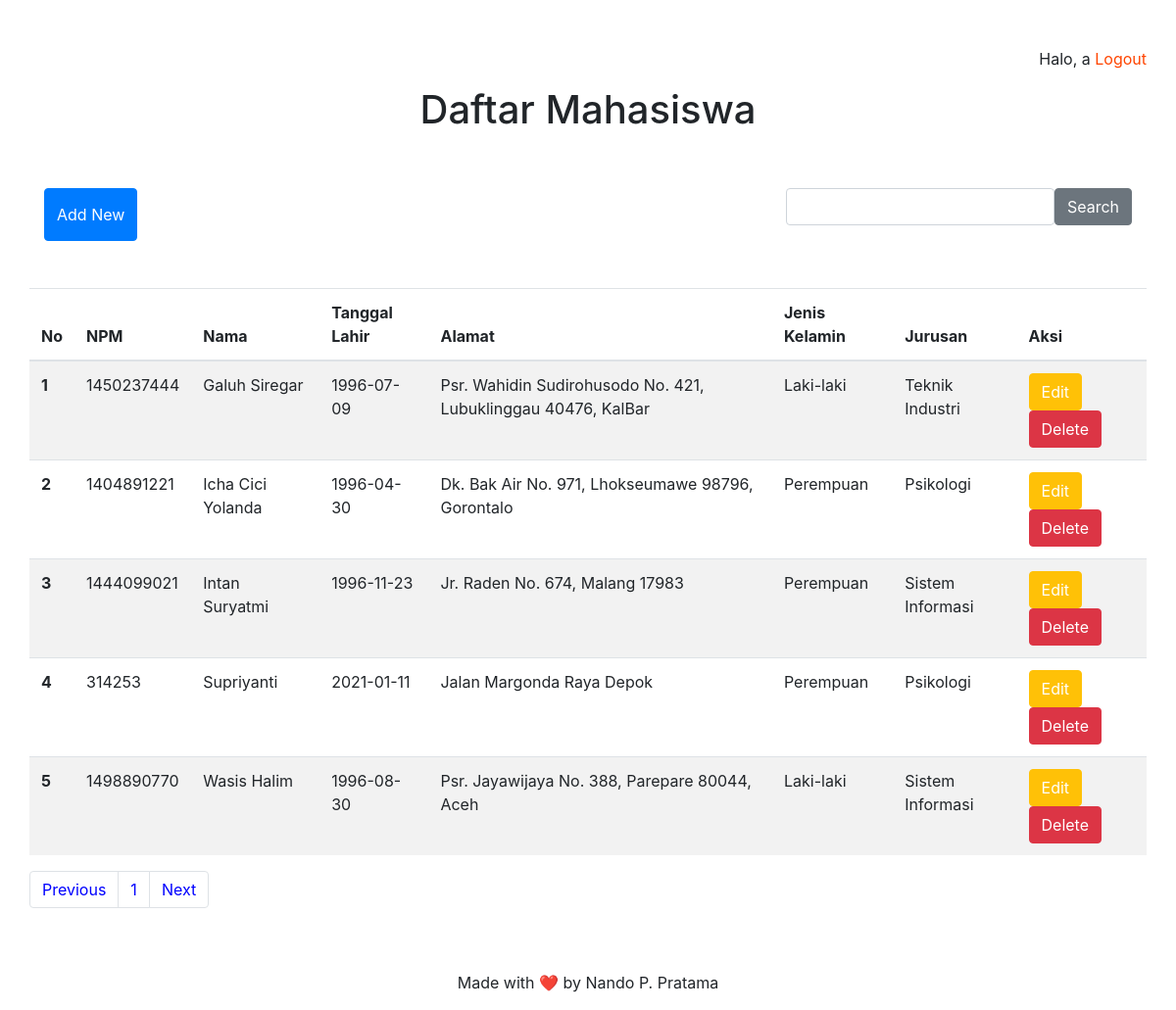
/daftar-mahasiswa.php (signed in), run on the app's committed database.
### tables this page shows
CREATE TABLE `mahasiswa` (
  `id` int(11) NOT NULL,
  `nama` varchar(255) NOT NULL,
  `tanggal_lahir` date NOT NULL,
  `alamat` varchar(255) NOT NULL,
  `jenis_kelamin` varchar(15) NOT NULL,
  `jurusan_id` int(11) NOT NULL,
  `npm` int(11) NOT NULL
);

CREATE TABLE `jurusan` (
  `id` int(11) NOT NULL,
  `nama_jurusan` varchar(255) NOT NULL,
  `fakultas_id` int(11) NOT NULL
);

### daftar-mahasiswa.php (the view, shortened to what this page needs)
<?php require_once('header.php'); ?>
<?php
$connect = mysqli_connect("localhost", "root", "", "sistem_informasi_mahasiswa");
if(isset($_POST["submit"])){
    $keyword = isset($_POST["keyword"]) ? htmlspecialchars($_POST["keyword"]) : '';
    $query = "SELECT `mahasiswa`.`id`, `mahasiswa`.`nama`, `mahasiswa`.`tanggal_lahir`, `mahasiswa`.`alamat`, `mahasiswa`.`jenis_kelamin`, `mahasiswa`.`npm`, `jurusan`.`nama_jurusan` FROM `mahasiswa` INNER JOIN jurusan ON `mahasiswa`.`jurusan_id` = `jurusan`.`id`
    WHERE `mahasiswa`.`nama` LIKE '%$keyword%'
        OR `mahasiswa`.`npm` LIKE '%$keyword%'
        OR `mahasiswa`.`alamat` LIKE '%$keyword%'
        OR `jurusan`.`nama_jurusan` LIKE '%$keyword%'
    ORDER BY `mahasiswa`.`nama`";
    $sql = mysqli_query($connect, $query);
}else{
    $query = "SELECT `mahasiswa`.`id`, `mahasiswa`.`nama`, `mahasiswa`.`tanggal_lahir`, `mahasiswa`.`alamat`, `mahasiswa`.`jenis_kelamin`, `mahasiswa`.`npm`, `jurusan`.`nama_jurusan` FROM `mahasiswa` INNER JOIN jurusan ON `mahasiswa`.`jurusan_id` = `jurusan`.`id` ORDER BY `mahasiswa`.`nama`";
    $sql = mysqli_query($connect, $query);
$batas = 10;
$halaman = isset($_GET['halaman'])?(int)$_GET['halaman'] : 1;
$halaman_awal = ($halaman>1) ? ($halaman * $batas) - $batas : 0;
$previous = $halaman - 1;
$next = $halaman + 1;
$jumlah_data = mysqli_num_rows($sql);
$total_halaman = ceil($jumlah_data / $batas);
$dataMhs = mysqli_query($connect, "SELECT `mahasiswa`.`id`, `mahasiswa`.`nama`, `mahasiswa`.`tanggal_lahir`, `mahasiswa`.`alamat`, `mahasiswa`.`jenis_kelamin`, `mahasiswa`.`npm`, `jurusan`.`nama_jurusan` FROM `mahasiswa` INNER JOIN jurusan ON `mahasiswa`.`jurusan_id` = `jurusan`.`id` ORDER BY `mahasiswa`.`nama` LIMIT $halaman_awal, $batas");
$no = $halaman_awal+1;
}
?>
<div class="container pt-5">
    <div class="row justify-content-end">
        <p>Halo, <?= $_SESSION["welcome"]; ?></p>
        <a href="logout.php" style="color: orangered;"> &nbsp;Logout</a>
    </div>
    <div class="row justify-content-center">
        <h1>Daftar Mahasiswa</h1>
    </div>
    <div class="row pt-5">
        <div class="col-md-12 d-flex justify-content-between">
            <button class="btn btn-primary"><a href="add.php">Add New</a></button>
            <form method="POST">
                <div class="form-group form-inline">
                    <input type="text" class="form-control" name="keyword" autofocus autocomplete="off">
                    <button class="btn btn-secondary" type="submit" name="submit">Search</button>
                </div>
            </form>
        </div>
    </div>
    <div class="row">
        <table class="table table-striped mt-5">
        <thead>
            <tr>
                <th>No</th>
                <th>NPM</th>
                <th>Nama</th>
                <th>Tanggal Lahir</th>
                <th>Alamat</th>
                <th>Jenis Kelamin</th>
                <th>Jurusan</th>
                <th>Aksi</th>
            </tr>
        </thead>
        <tbody>
            <?php while($row = mysqli_fetch_assoc($dataMhs)) : ?>
            <tr>
                <th scope="row"><?= $no++ ?></th>
                <td><?= $row["npm"] ?></td>
                <td><?= $row["nama"] ?></td>
                <td><?= $row["tanggal_lahir"] ?></td>
                <td><?= $row["alamat"] ?></td>
                <td><?= $row["jenis_kelamin"] ?></td>
                <td><?= $row["nama_jurusan"] ?></td>
                <td>
                    <button class="btn btn-warning"> <a href="edit.php?id=<?= $row['id'] ?>">Edit</a> </button>
                    <button class="btn btn-danger"><a href="delete.php?id=<?= $row['id'] ?>"
                    onclick = "return confirm('Yakin ingin menghapus data?')">Delete</a></button>
                </td>
            </tr>
            <?php endwhile; ?>
        </tbody>
    </table>
    <nav>
			<ul class="pagination justify-content-center">
				<li class="page-item">
					<a style="color: blue" class="page-link" <?php if($halaman > 1){ echo "href='?halaman=$previous'"; } ?>>Previous</a>
				</li>
				<?php
				for($x=1;$x<=$total_halaman;$x++){
					?>
					<li class="page-item"><a style="color: blue" class="page-link" href="?halaman=<?php echo $x ?>"><?php echo $x; ?></a></li>
					<?php
				}
				?>
				<li class="page-item">
					<a style="color: blue"  class="page-link" <?php if($halaman < $total_halaman) { echo "href='?halaman=$next'"; } ?>>Next</a>
				</li>
			</ul>
		</nav>
    </div>
</div>
<?php require_once('footer.php'); ?>

### assets/css/style.css (style rules this page uses)
* { margin: 0; padding: 0; box-sizing: border-box; }
a:link, a:visited, a:active { color: white; text-decoration: none; }

### data on the page
mahasiswa: npm "1450237444", nama "Galuh Siregar", tanggal_lahir "1996-07-09", alamat "Psr. Wahidin Sudirohusodo No. 421, Lubuklinggau 40476, KalBar", jenis_kelamin "Laki-laki", jurusan.nama_jurusan "Teknik Industri"
mahasiswa: npm "1404891221", nama "Icha Cici Yolanda", tanggal_lahir "1996-04-30", alamat "Dk. Bak Air No. 971, Lhokseumawe 98796, Gorontalo", jenis_kelamin "Perempuan", jurusan.nama_jurusan "Psikologi"
mahasiswa: npm "1444099021", nama "Intan Suryatmi", tanggal_lahir "1996-11-23", alamat "Jr. Raden No. 674, Malang 17983", jenis_kelamin "Perempuan", jurusan.nama_jurusan "Sistem Informasi"
mahasiswa: npm "314253", nama "Supriyanti", tanggal_lahir "2021-01-11", alamat "Jalan Margonda Raya Depok", jenis_kelamin "Perempuan", jurusan.nama_jurusan "Psikologi"
mahasiswa: npm "1498890770", nama "Wasis Halim", tanggal_lahir "1996-08-30", alamat "Psr. Jayawijaya No. 388, Parepare 80044, Aceh", jenis_kelamin "Laki-laki", jurusan.nama_jurusan "Sistem Informasi"

### other printed values
$_SESSION["welcome"] "a"
